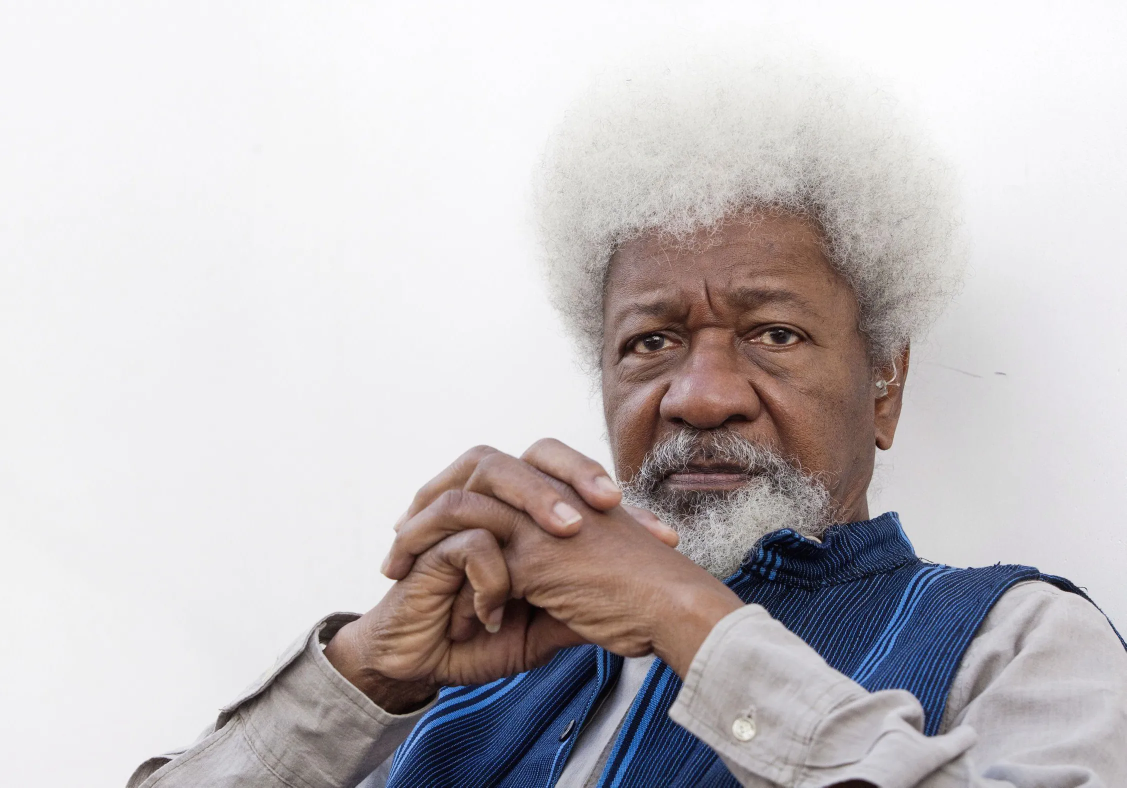
#> input picture week-4/img/wole.jpg, 2254 x 1576 px (shown at 1/2 size)
$ python practice-2.py
#> lines starting #> are read from the running program, lines starting #| are printed output that depends on the picture
import cv2
import numpy as np

image = cv2.imread('img/wole.jpg',cv2.IMREAD_GRAYSCALE)
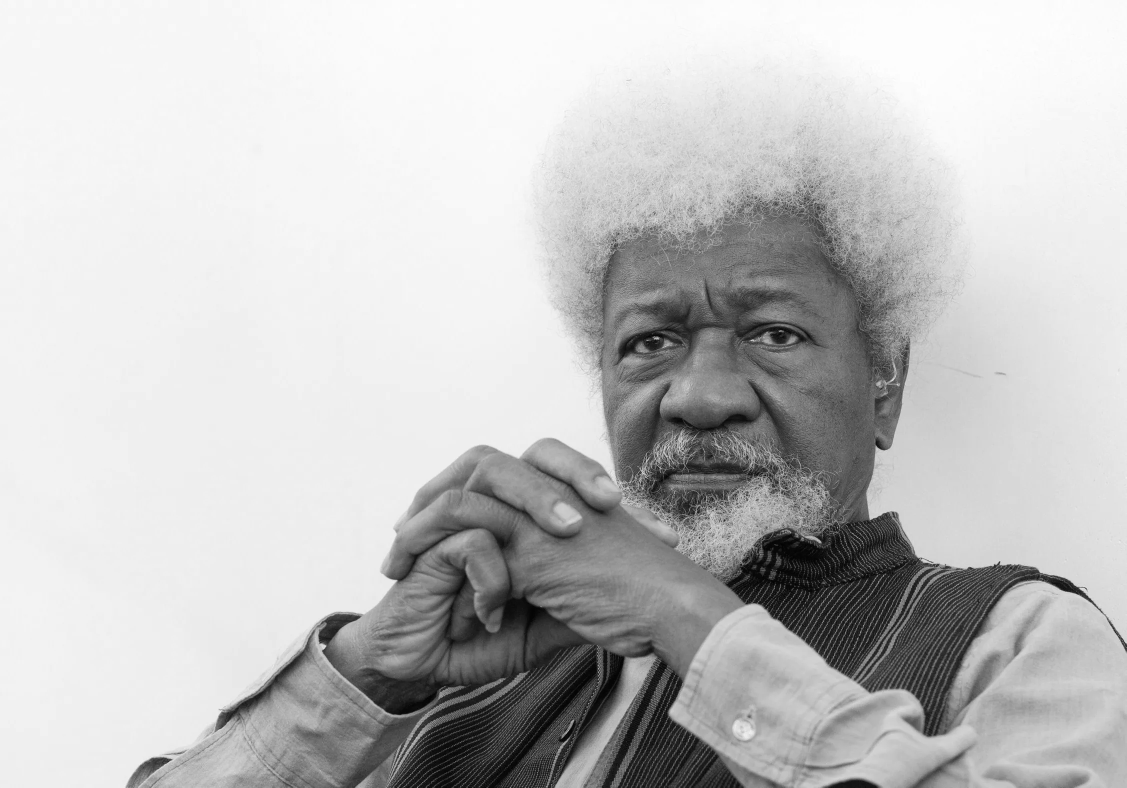
#> image: shape (1576, 2254) (shown at 1/2 size); min 0, max 255, mean 194.1

image = cv2.resize(image,(500,400))
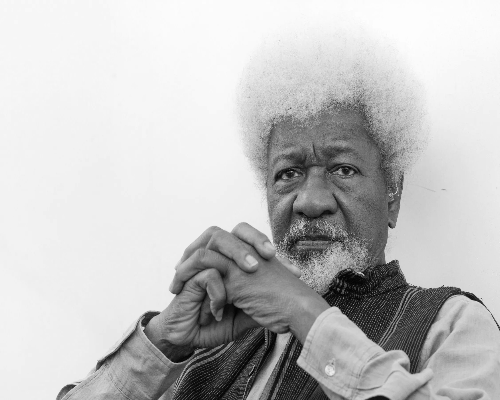
#> image: shape (400, 500); min 2, max 254, mean 194

kernel_x = np.array([
    [-1,-1,-1],
    [ 0, 0, 0],
    [ 1, 1, 1],
    ])

kernel_y = np.array([
    [-1, 0, 1],
    [-1, 0, 1],
    [-1, 0, 1],
    ])
perwitt_x = cv2.filter2D(image,-1,kernel_x)
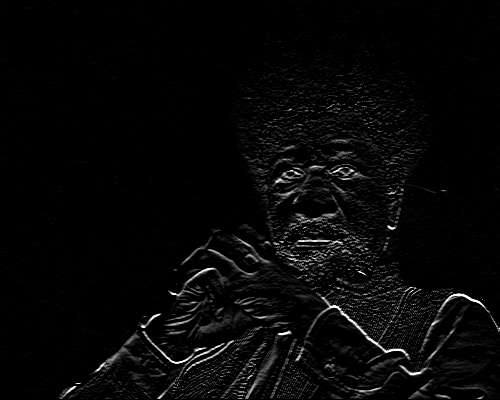
#> perwitt_x: shape (400, 500); min 0, max 255, mean 7.3
perwitt_y = cv2.filter2D(image,-1,kernel_y)
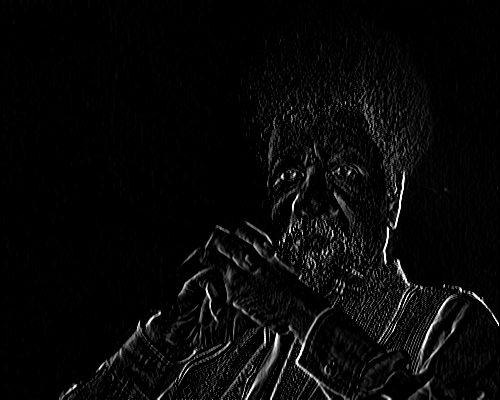
#> perwitt_y: shape (400, 500); min 0, max 255, mean 8.1

perwitt_combined = np.sqrt(np.square(perwitt_x)+np.square(perwitt_y))
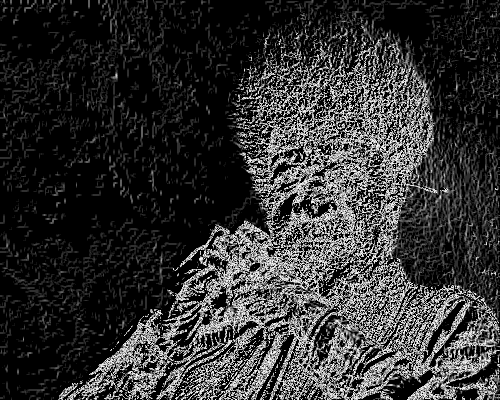
#> perwitt_combined: shape (400, 500) float16; min 0, max 15.91, mean 3.21; drawn with min black and max white

cv2.imshow('Original',image)
cv2.imshow('Perwitt Edges',np.uint8(perwitt_combined))

cv2.waitKey(0)
cv2.destroyAllWindows()
